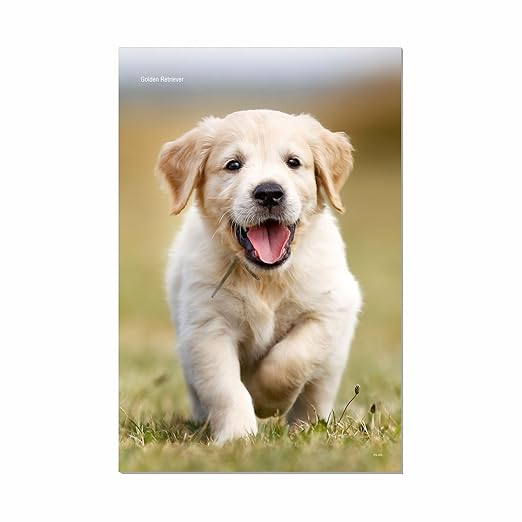
#> input picture CV_sessions/Day1-CV/dog.jpg, 522 x 522 px
$ jupyter execute sketch_effect.ipynb   (older library calls are emulated)
#> lines starting #> are read from the running program, lines starting #| are printed output that depends on the picture
#> the answer given: dog.jpg
#> the answer given: 3
Assignment 1 CV

[cell 1]
import os
from pathlib import Path
import numpy as np
import matplotlib.pyplot as plt
import cv2

[cell 2]
def pencil_sketch(image_path, blur_kernel=99 ,noise_std = 5):
    """
    Convert an image to pencil sketch effect.

    Args:
        image_path (str): Path to input image
        blur_kernel (int): Gaussian blur kernel size (must be odd)

    Returns:
        tuple: (original_rgb, sketch) or (None, None) if error
    """
#> called with image_path = 'dog.jpg', blur_kernel = 3, noise_std = 5
    # TODO: Implement the algorithm
    # Step 1: Load image

    # Step 2: Convert to grayscale

    # Step 3: Invert grayscale

    # Step 4: Apply Gaussian blur

    # Step 5: Invert blurred image

    # Step 6: Divide and scale
    image = cv2.imread(image_path)
#> image is the input picture: shape (522, 522, 3); mean B, G, R 201.3, 214.8, 221.3

    gray = cv2.cvtColor(image,cv2.COLOR_BGR2GRAY)
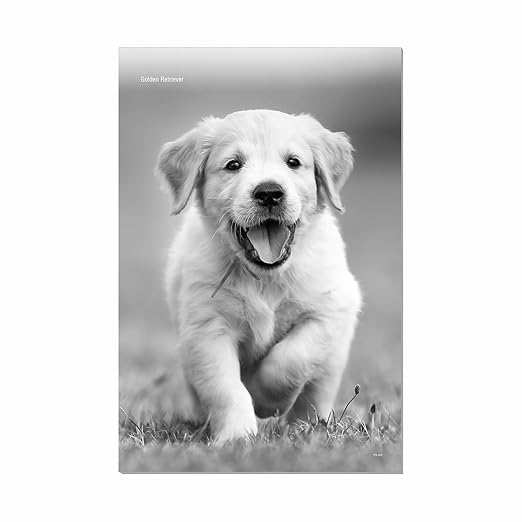
#> gray: shape (522, 522); min 0, max 255, mean 215.2
    inv_gray = 255 - gray
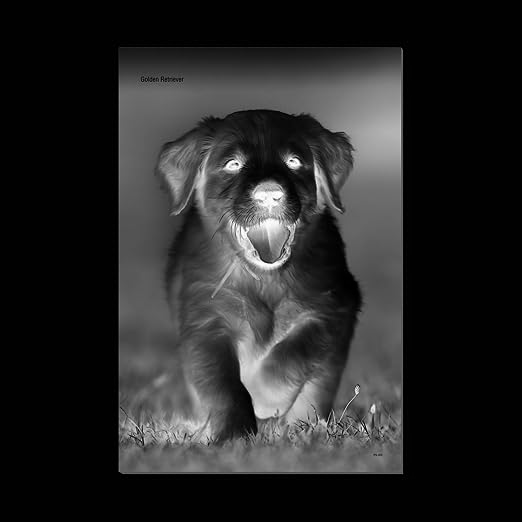
#> inv_gray: shape (522, 522); min 0, max 255, mean 39.8

    blur_inv_gray = cv2.GaussianBlur(inv_gray,(blur_kernel,blur_kernel),0)
    inv_blur_inv_gray = 255 - blur_inv_gray

    dodge = (gray/(inv_blur_inv_gray + 1e-6))*256
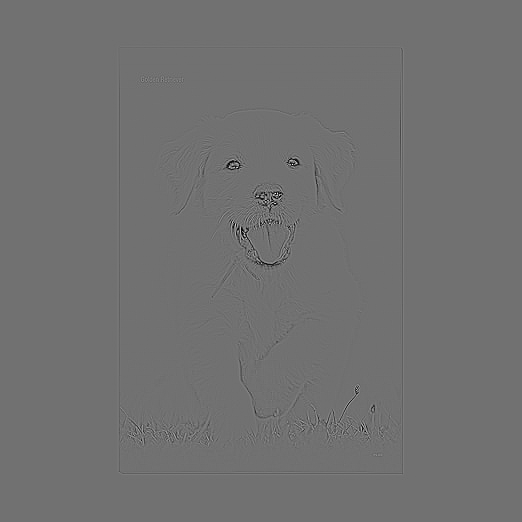
#> dodge: shape (522, 522) float64; min 0, max 576, mean 255.6; drawn with min black and max white
    sketch = np.clip(dodge,0,255).astype(np.uint8)
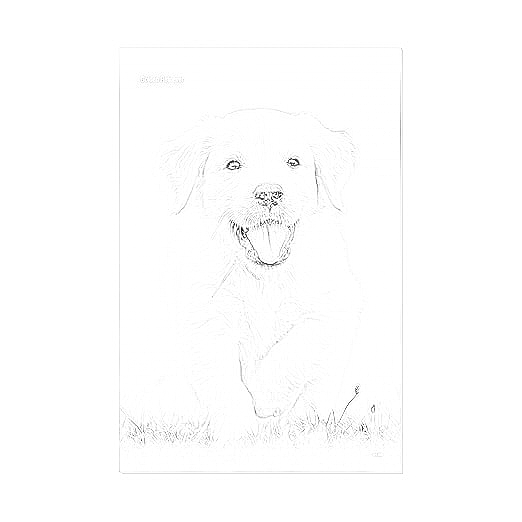
#> sketch: shape (522, 522); min 0, max 255, mean 253.5

    noise = np.random.normal(0, noise_std, sketch.shape).astype(np.int16)
    sketch = np.clip(sketch.astype(np.int16) + noise, 0, 255).astype(np.uint8)

    return image, sketch,(gray,inv_gray,blur_inv_gray,inv_blur_inv_gray)


def display_result(original, sketch, others = None, save_path=None):
    """
    Display original and sketch side-by-side.

    Args:
        original: Original image (RGB)
        sketch: Sketch image (grayscale)
        save_path: Optional path to save the sketch
    """
    # TODO: Create matplotlib figure with 1 row, 2 columns
    # Display original on left, sketch on right
    # Add titles and remove axes
    # If save_path provided, save the sketch
    original = cv2.cvtColor(original, cv2.COLOR_BGR2RGB)

    images = [original,sketch]
    titles = ['Original','Sketch']

    count = 0
    len_others=0
    if others is not None :
        len_others = len(others)
#> len_others = 4
        for i in others :
            images.append(i)
            count += 1
            titles.append('intermediate_{}'.format(count))
#> this loop made 4 passes
#> after the loop, count = 4; images = 6 items; titles = ['Original', 'Sketch', 'intermediate_1', 'intermediate_2', 'intermediate_3', 'intermediate_4']

    ids = list(range(len_others+2))
#> ids = [0, 1, 2, 3, 4, 5]

    fig, axes = plt.subplots(2,3,figsize = (15,10))
    axes = axes.ravel()

    for a,b,c in zip(images,titles,ids) :
        if c == 0 :
            axes[c].imshow(a)
        else :
            axes[c].imshow(a,cmap = 'gray')

        axes[c].set_title(b)
        axes[c].axis('off')
#> this loop made 6 passes

    plt.tight_layout()
    plt.show()
#> the answer given: scenery.jpeg
#> the answer given: 3


def main():
    """Main function to run the pencil sketch converter."""
    # TODO: Get image path from user or command line
    # Call pencil_sketch function
    # Call display_result function
    # Handle any errors

    image_path = input('Enter image path')
    blur_parameter = int(input("Enter blur parameter"))
    image , sketch,others = pencil_sketch(image_path,blur_parameter)

    display_result(image,sketch,others)


if __name__ == '__main__':
    main()

Modified Pencil Sketch

[cell 3]
def pencil_sketch(image_path, blur_kernel=21):
    """
    Convert an image to pencil sketch effect.

    Args:
        image_path (str): Path to input image
        blur_kernel (int): Gaussian blur kernel size (must be odd)

    Returns:
        tuple: (original_rgb, sketch) or (None, None) if error
    """
#> called with image_path = 'scenery.jpeg', blur_kernel = 3
    # TODO: Implement the algorithm
    # Step 1: Load image

    # Step 2: Convert to grayscale

    # Step 3: Invert grayscale

    # Step 4: Apply Gaussian blur

    # Step 5: Invert blurred image

    # Step 6: Divide and scale
    image = cv2.imread(image_path)
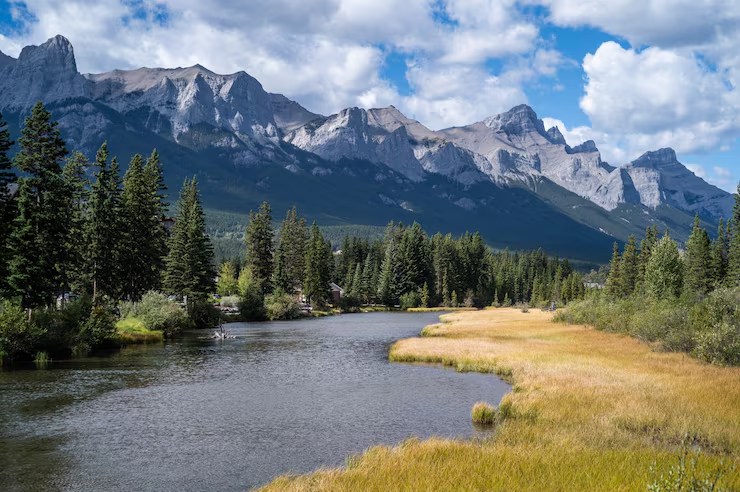
#> input picture CV_sessions/Day1-CV/scenery.jpeg, 740 x 492 px
#> image is the input picture: shape (492, 740, 3); mean B, G, R 120.8, 119.8, 111.3

    gray = cv2.cvtColor(image,cv2.COLOR_BGR2GRAY)
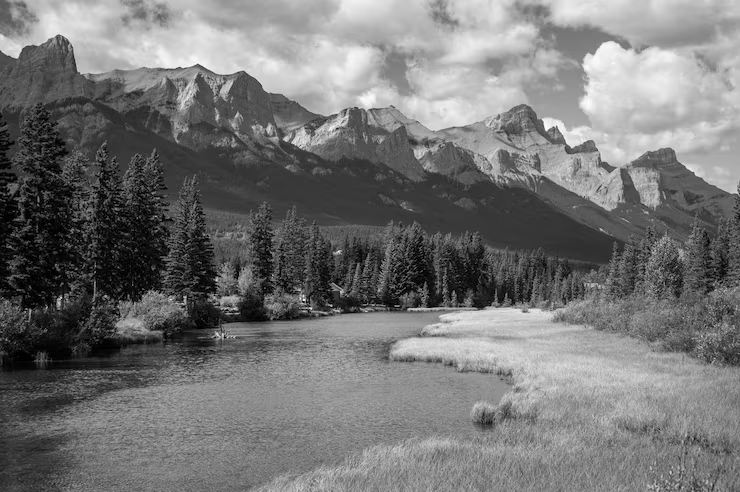
#> gray: shape (492, 740); min 0, max 253, mean 117.4
    inv_gray = 255 - gray
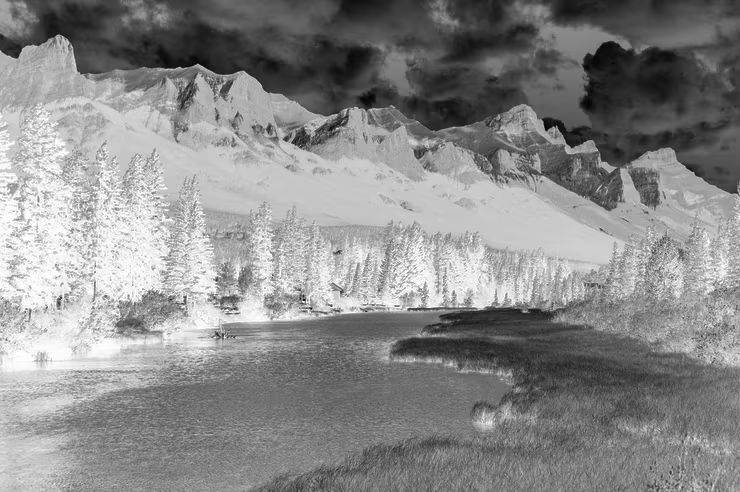
#> inv_gray: shape (492, 740); min 2, max 255, mean 137.6

    blur_inv_gray = cv2.GaussianBlur(inv_gray.astype(np.float32)/255.0,(blur_kernel,blur_kernel),0)
#> blur_inv_gray: shape (492, 740) float32
    inv_blur_inv_gray = 1.0 - blur_inv_gray
#> inv_blur_inv_gray: shape (492, 740) float32

    dodge = ((gray/255)/(inv_blur_inv_gray + 1e-6))
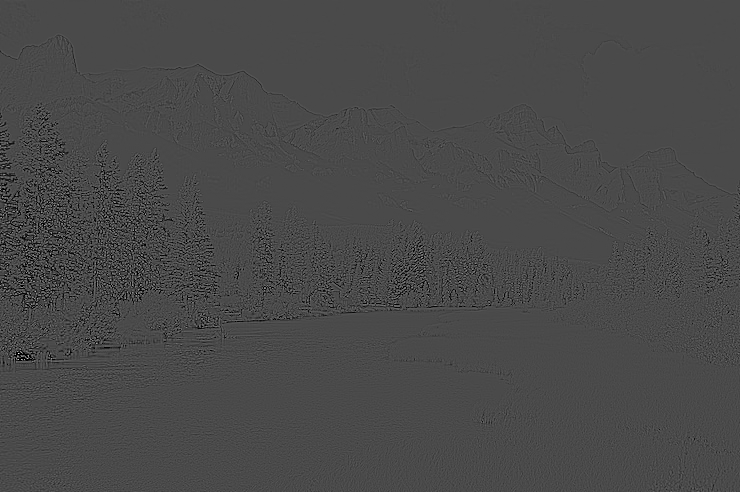
#> dodge: shape (492, 740) float64; min 0, max 3.43, mean 0.988; drawn with min black and max white

    gamma = 0.9   # < 1 brightens mid-tones
    sketch = np.power(np.clip(dodge, 0, 1), gamma)
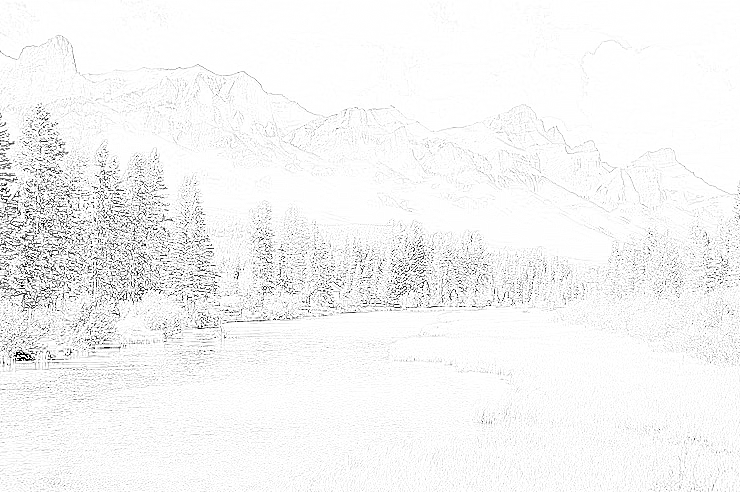
#> sketch: shape (492, 740) float64; min 0, max 1, mean 0.96
    sketch = (sketch * 255).astype(np.uint8)

    noise = np.random.normal(0, 4, sketch.shape).astype(np.int16)
    sketch = np.clip(sketch.astype(np.int16) + noise, 0, 255).astype(np.uint8)


    return image, sketch,(gray,inv_gray,blur_inv_gray,inv_blur_inv_gray)


def display_result(original, sketch, others = None, save_path=None):
    """
    Display original and sketch side-by-side.

    Args:
        original: Original image (RGB)
        sketch: Sketch image (grayscale)
        save_path: Optional path to save the sketch
    """
    # TODO: Create matplotlib figure with 1 row, 2 columns
    # Display original on left, sketch on right
    # Add titles and remove axes
    # If save_path provided, save the sketch
    original = cv2.cvtColor(original, cv2.COLOR_BGR2RGB)
#> original: shape (492, 740, 3)
    if sketch.ndim != 2 :
        sketch = cv2.cvtColor(sketch,cv2.COLOR_BGR2RGB)

    images = [original,sketch]
    titles = ['Original','Sketch']

    count = 0
    len_others=0
    if others is not None :
        len_others = len(others)
#> len_others = 4
        for i in others :
            images.append(i)
            count += 1
            titles.append('intermediate_{}'.format(count))
#> after the loop, count = 4; images = 6 items

    ids = list(range(len_others+2))
#> ids = [0, 1, 2, 3, 4, 5]

    fig, axes = plt.subplots(2,3,figsize = (15,10))
    axes = axes.ravel()

    for a,b,c in zip(images,titles,ids) :
        if c == 0 :
            axes[c].imshow(a)
        else :
            axes[c].imshow(a,cmap = 'gray')

        axes[c].set_title(b)
        axes[c].axis('off')

    plt.tight_layout()
    plt.show()


def main():
    """Main function to run the pencil sketch converter."""
    # TODO: Get image path from user or command line
    # Call pencil_sketch function
    # Call display_result function
    # Handle any errors

    image_path = input('Enter image path')
    blur_parameter = int(input("Enter blur parameter"))
    image , sketch,others = pencil_sketch(image_path,blur_parameter)

    display_result(image,sketch,others)


if __name__ == '__main__':
    main()

Color Sketch Effect

[cell 4]
def color_sketch(image_path,saturation_factor = 0.6,blur_kernel = 99,noise_std = 5) :

    image = cv2.imread(image_path)
    image_hsv = cv2.cvtColor(image,cv2.COLOR_BGR2HSV)
    hue,sat,val = cv2.split(image_hsv)

    inv_gray = 255 - val
    blur_inv_gray = cv2.GaussianBlur(inv_gray,(blur_kernel,blur_kernel),0)
    inv_blur_inv_gray = 255 - blur_inv_gray

    dodge = (val/(inv_blur_inv_gray + 1e-6))*256
    sketch_val = np.clip(dodge,0,255).astype(np.uint8)

    noise = np.random.normal(0,noise_std,sketch_val.shape)
    sketch_val = np.clip(sketch_val + noise,0,255).astype(np.uint8)

    final_sat = np.clip(sat.astype(np.float32) * saturation_factor,0, 255).astype(np.uint8)

    final_image_hsv = cv2.merge([hue,final_sat.astype(np.uint8),sketch_val])
    final_image = cv2.cvtColor(final_image_hsv,cv2.COLOR_HSV2BGR)

    return image, final_image,(val,inv_gray,blur_inv_gray,inv_blur_inv_gray)


def main_color():
    """Main function to run the pencil sketch converter."""
    # TODO: Get image path from user or command line
    # Call pencil_sketch function
    # Call display_result function
    # Handle any errors

    image_path = input('Enter image path')
#> the answer given: scenery.jpeg
    blur_parameter = int(input("Enter blur parameter"))
#> the answer given: 3
